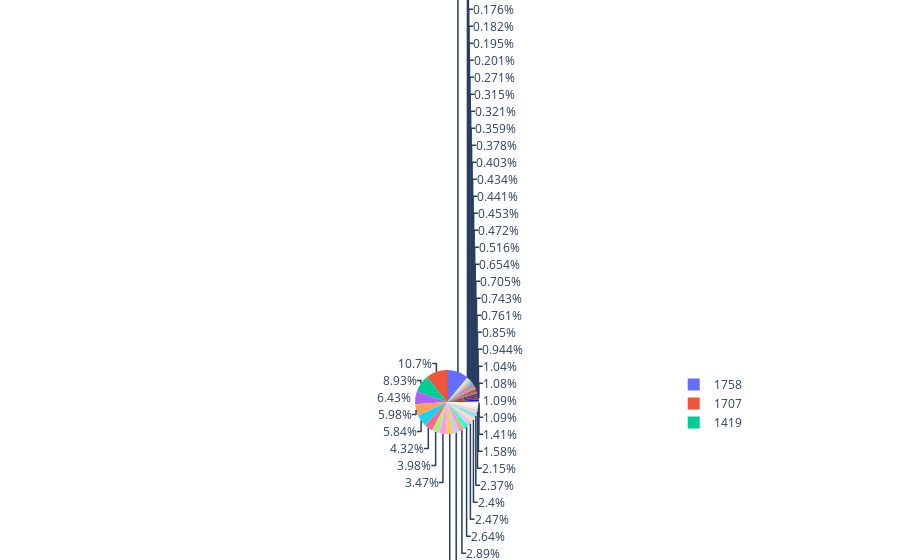

Notebook code cell kept with this figure:
### Code cell
import plotly.express as px
df = merged.groupby('Persona')['Freebase actor ID'].count()
#df.loc[df['pop'] < 2.e6, 'country'] = 'Other countries' # Represent only large countries
fig = px.pie(df, values='Freebase actor ID', names='Freebase actor ID')
fig.show()

### Figure 1 — Plotly figure (JSON) as saved in the notebook; plotly's stock layout.template omitted (floating-point values rounded to 4 significant figures)
{"data": [{"domain": {"x": [0, 1], "y": [0, 1]}, "hovertemplate": "Freebase actor ID=%{value}<extra></extra>", "labels": [31, 514, 392, 57, 112, 460, 173, 75, 51, 420, 633, 104, 12, 27, 532, 20, 165, 8, 224, 64, 70, 174, 1707, 172, 376, 50, 121, 150, 950, 1419, 551, 16, 43, 928, 69, 251, 1021, 32, 118, 29, 72, 687, 60, 82, 26, 1758, 381, 341, 135, 28], "legendgroup": "", "name": "", "showlegend": true, "type": "pie", "values": [31, 514, 392, 57, 112, 460, 173, 75, 51, 420, 633, 104, 12, 27, 532, 20, 165, 8, 224, 64, 70, 174, 1707, 172, 376, 50, 121, 150, 950, 1419, 551, 16, 43, 928, 69, 251, 1021, 32, 118, 29, 72, 687, 60, 82, 26, 1758, 381, 341, 135, 28]}], "layout": {"legend": {"tracegroupgap": 0}, "margin": {"t": 60}}}
